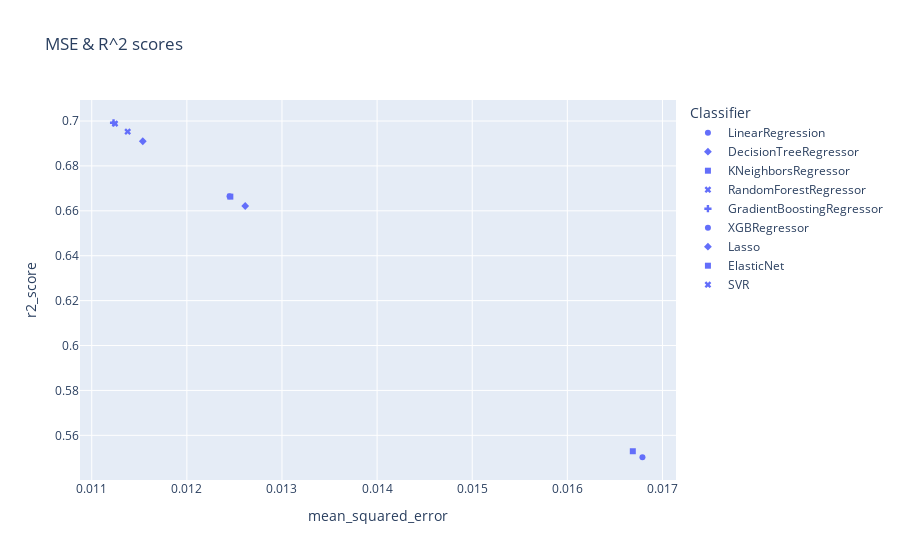

Notebook source saved alongside this figure:
### Code cell
fig = px.scatter(results, x="mean_squared_error", y="r2_score", symbol="Classifier", title= "MSE & R^2 scores")
fig.show()
pio.write_html(fig, file='R2MSEScores.html',auto_open=True)

### Figure 1 — Plotly figure (JSON) as saved in the notebook; plotly's stock layout.template omitted (floating-point values rounded to 4 significant figures)
{"data": [{"hovertemplate": "Classifier=LinearRegression<br>mean_squared_error=%{x}<br>r2_score=%{y}<extra></extra>", "legendgroup": "LinearRegression", "marker": {"color": "#636efa", "symbol": "circle"}, "mode": "markers", "name": "LinearRegression", "orientation": "v", "showlegend": true, "type": "scatter", "x": [0.01245], "xaxis": "x", "y": [0.6665], "yaxis": "y"}, {"hovertemplate": "Classifier=DecisionTreeRegressor<br>mean_squared_error=%{x}<br>r2_score=%{y}<extra></extra>", "legendgroup": "DecisionTreeRegressor", "marker": {"color": "#636efa", "symbol": "diamond"}, "mode": "markers", "name": "DecisionTreeRegressor", "orientation": "v", "showlegend": true, "type": "scatter", "x": [0.01154], "xaxis": "x", "y": [0.691], "yaxis": "y"}, {"hovertemplate": "Classifier=KNeighborsRegressor<br>mean_squared_error=%{x}<br>r2_score=%{y}<extra></extra>", "legendgroup": "KNeighborsRegressor", "marker": {"color": "#636efa", "symbol": "square"}, "mode": "markers", "name": "KNeighborsRegressor", "orientation": "v", "showlegend": true, "type": "scatter", "x": [0.01669], "xaxis": "x", "y": [0.5529], "yaxis": "y"}, {"hovertemplate": "Classifier=RandomForestRegressor<br>mean_squared_error=%{x}<br>r2_score=%{y}<extra></extra>", "legendgroup": "RandomForestRegressor", "marker": {"color": "#636efa", "symbol": "x"}, "mode": "markers", "name": "RandomForestRegressor", "orientation": "v", "showlegend": true, "type": "scatter", "x": [0.01124], "xaxis": "x", "y": [0.6988], "yaxis": "y"}, {"hovertemplate": "Classifier=GradientBoostingRegressor<br>mean_squared_error=%{x}<br>r2_score=%{y}<extra></extra>", "legendgroup": "GradientBoostingRegressor", "marker": {"color": "#636efa", "symbol": "cross"}, "mode": "markers", "name": "GradientBoostingRegressor", "orientation": "v", "showlegend": true, "type": "scatter", "x": [0.01123], "xaxis": "x", "y": [0.6992], "yaxis": "y"}, {"hovertemplate": "Classifier=XGBRegressor<br>mean_squared_error=%{x}<br>r2_score=%{y}<extra></extra>", "legendgroup": "XGBRegressor", "marker": {"color": "#636efa", "symbol": "circle"}, "mode": "markers", "name": "XGBRegressor", "orientation": "v", "showlegend": true, "type": "scatter", "x": [0.01679], "xaxis": "x", "y": [0.5502], "yaxis": "y"}, {"hovertemplate": "Classifier=Lasso<br>mean_squared_error=%{x}<br>r2_score=%{y}<extra></extra>", "legendgroup": "Lasso", "marker": {"color": "#636efa", "symbol": "diamond"}, "mode": "markers", "name": "Lasso", "orientation": "v", "showlegend": true, "type": "scatter", "x": [0.01261], "xaxis": "x", "y": [0.6622], "yaxis": "y"}, {"hovertemplate": "Classifier=ElasticNet<br>mean_squared_error=%{x}<br>r2_score=%{y}<extra></extra>", "legendgroup": "ElasticNet", "marker": {"color": "#636efa", "symbol": "square"}, "mode": "markers", "name": "ElasticNet", "orientation": "v", "showlegend": true, "type": "scatter", "x": [0.01246], "xaxis": "x", "y": [0.6663], "yaxis": "y"}, {"hovertemplate": "Classifier=SVR<br>mean_squared_error=%{x}<br>r2_score=%{y}<extra></extra>", "legendgroup": "SVR", "marker": {"color": "#636efa", "symbol": "x"}, "mode": "markers", "name": "SVR", "orientation": "v", "showlegend": true, "type": "scatter", "x": [0.01138], "xaxis": "x", "y": [0.6953], "yaxis": "y"}], "layout": {"legend": {"title": {"text": "Classifier"}, "tracegroupgap": 0}, "title": {"text": "MSE & R^2 scores"}, "xaxis": {"anchor": "y", "domain": [0, 1], "title": {"text": "mean_squared_error"}}, "yaxis": {"anchor": "x", "domain": [0, 1], "title": {"text": "r2_score"}}}}
